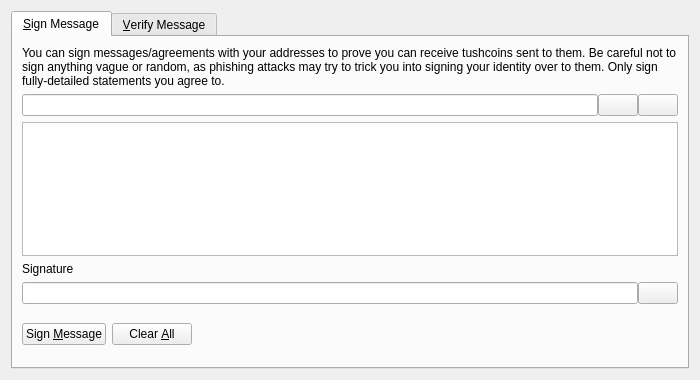
<?xml version="1.0" encoding="UTF-8"?>
<ui version="4.0">
 <class>SignVerifyMessageDialog</class>
 <widget class="QDialog" name="SignVerifyMessageDialog">
  <property name="geometry">
   <rect>
    <x>0</x>
    <y>0</y>
    <width>700</width>
    <height>380</height>
   </rect>
  </property>
  <property name="windowTitle">
   <string>Signatures - Sign / Verify a Message</string>
  </property>
  <property name="modal">
   <bool>true</bool>
  </property>
  <layout class="QVBoxLayout" name="verticalLayout">
   <item>
    <widget class="QTabWidget" name="tabWidget">
     <property name="currentIndex">
      <number>0</number>
     </property>
     <widget class="QWidget" name="tabSignMessage">
      <attribute name="title">
       <string>&amp;Sign Message</string>
      </attribute>
      <layout class="QVBoxLayout" name="verticalLayout_SM">
       <item>
        <widget class="QLabel" name="infoLabel_SM">
         <property name="text">
          <string>You can sign messages/agreements with your addresses to prove you can receive tushcoins sent to them. Be careful not to sign anything vague or random, as phishing attacks may try to trick you into signing your identity over to them. Only sign fully-detailed statements you agree to.</string>
         </property>
         <property name="textFormat">
          <enum>Qt::PlainText</enum>
         </property>
         <property name="wordWrap">
          <bool>true</bool>
         </property>
        </widget>
       </item>
       <item>
        <layout class="QHBoxLayout" name="horizontalLayout_1_SM">
         <property name="spacing">
          <number>0</number>
         </property>
         <item>
          <widget class="QValidatedLineEdit" name="addressIn_SM">
           <property name="toolTip">
            <string>The Tushcoin address to sign the message with</string>
           </property>
          </widget>
         </item>
         <item>
          <widget class="QPushButton" name="addressBookButton_SM">
           <property name="toolTip">
            <string>Choose previously used address</string>
           </property>
           <property name="text">
            <string/>
           </property>
           <property name="icon">
            <iconset resource="../bitcoin.qrc">
             <normaloff>:/icons/address-book</normaloff>:/icons/address-book</iconset>
           </property>
           <property name="shortcut">
            <string>Alt+A</string>
           </property>
           <property name="autoDefault">
            <bool>false</bool>
           </property>
          </widget>
         </item>
         <item>
          <widget class="QPushButton" name="pasteButton_SM">
           <property name="toolTip">
            <string>Paste address from clipboard</string>
           </property>
           <property name="text">
            <string/>
           </property>
           <property name="icon">
            <iconset resource="../bitcoin.qrc">
             <normaloff>:/icons/editpaste</normaloff>:/icons/editpaste</iconset>
           </property>
           <property name="shortcut">
            <string>Alt+P</string>
           </property>
           <property name="autoDefault">
            <bool>false</bool>
           </property>
          </widget>
         </item>
        </layout>
       </item>
       <item>
        <widget class="QPlainTextEdit" name="messageIn_SM">
         <property name="toolTip">
          <string>Enter the message you want to sign here</string>
         </property>
        </widget>
       </item>
       <item>
        <widget class="QLabel" name="signatureLabel_SM">
         <property name="text">
          <string>Signature</string>
         </property>
         <property name="textFormat">
          <enum>Qt::PlainText</enum>
         </property>
        </widget>
       </item>
       <item>
        <layout class="QHBoxLayout" name="horizontalLayout_2_SM">
         <property name="spacing">
          <number>0</number>
         </property>
         <item>
          <widget class="QLineEdit" name="signatureOut_SM">
           <property name="font">
            <font>
             <italic>true</italic>
            </font>
           </property>
           <property name="readOnly">
            <bool>true</bool>
           </property>
          </widget>
         </item>
         <item>
          <widget class="QPushButton" name="copySignatureButton_SM">
           <property name="toolTip">
            <string>Copy the current signature to the system clipboard</string>
           </property>
           <property name="text">
            <string/>
           </property>
           <property name="icon">
            <iconset resource="../bitcoin.qrc">
             <normaloff>:/icons/editcopy</normaloff>:/icons/editcopy</iconset>
           </property>
           <property name="autoDefault">
            <bool>false</bool>
           </property>
          </widget>
         </item>
        </layout>
       </item>
       <item>
        <layout class="QHBoxLayout" name="horizontalLayout_3_SM">
         <item>
          <widget class="QPushButton" name="signMessageButton_SM">
           <property name="toolTip">
            <string>Sign the message to prove you own this Tushcoin address</string>
           </property>
           <property name="text">
            <string>Sign &amp;Message</string>
           </property>
           <property name="icon">
            <iconset resource="../bitcoin.qrc">
             <normaloff>:/icons/edit</normaloff>:/icons/edit</iconset>
           </property>
           <property name="autoDefault">
            <bool>false</bool>
           </property>
          </widget>
         </item>
         <item>
          <widget class="QPushButton" name="clearButton_SM">
           <property name="toolTip">
            <string>Reset all sign message fields</string>
           </property>
           <property name="text">
            <string>Clear &amp;All</string>
           </property>
           <property name="icon">
            <iconset resource="../bitcoin.qrc">
             <normaloff>:/icons/remove</normaloff>:/icons/remove</iconset>
           </property>
           <property name="autoDefault">
            <bool>false</bool>
           </property>
          </widget>
         </item>
         <item>
          <spacer name="horizontalSpacer_1_SM">
           <property name="orientation">
            <enum>Qt::Horizontal</enum>
           </property>
           <property name="sizeHint" stdset="0">
            <size>
             <width>40</width>
             <height>48</height>
            </size>
           </property>
          </spacer>
         </item>
         <item>
          <widget class="QLabel" name="statusLabel_SM">
           <property name="font">
            <font>
             <weight>75</weight>
             <bold>true</bold>
            </font>
           </property>
           <property name="text">
            <string/>
           </property>
           <property name="wordWrap">
            <bool>true</bool>
           </property>
          </widget>
         </item>
         <item>
          <spacer name="horizontalSpacer_2_SM">
           <property name="orientation">
            <enum>Qt::Horizontal</enum>
           </property>
           <property name="sizeHint" stdset="0">
            <size>
             <width>40</width>
             <height>48</height>
            </size>
           </property>
          </spacer>
         </item>
        </layout>
       </item>
      </layout>
     </widget>
     <widget class="QWidget" name="tabVerifyMessage">
      <attribute name="title">
       <string>&amp;Verify Message</string>
      </attribute>
      <layout class="QVBoxLayout" name="verticalLayout_VM">
       <item>
        <widget class="QLabel" name="infoLabel_VM">
         <property name="text">
          <string>Enter the receiver's address, message (ensure you copy line breaks, spaces, tabs, etc. exactly) and signature below to verify the message. Be careful not to read more into the signature than what is in the signed message itself, to avoid being tricked by a man-in-the-middle attack. Note that this only proves the signing party receives with the address, it cannot prove sendership of any transaction!</string>
         </property>
         <property name="textFormat">
          <enum>Qt::PlainText</enum>
         </property>
         <property name="alignment">
          <set>Qt::AlignLeading|Qt::AlignLeft|Qt::AlignTop</set>
         </property>
         <property name="wordWrap">
          <bool>true</bool>
         </property>
        </widget>
       </item>
       <item>
        <layout class="QHBoxLayout" name="horizontalLayout_1_VM">
         <property name="spacing">
          <number>0</number>
         </property>
         <item>
          <widget class="QValidatedLineEdit" name="addressIn_VM">
           <property name="toolTip">
            <string>The Tushcoin address the message was signed with</string>
           </property>
          </widget>
         </item>
         <item>
          <widget class="QPushButton" name="addressBookButton_VM">
           <property name="toolTip">
            <string>Choose previously used address</string>
           </property>
           <property name="text">
            <string/>
           </property>
           <property name="icon">
            <iconset resource="../bitcoin.qrc">
             <normaloff>:/icons/address-book</normaloff>:/icons/address-book</iconset>
           </property>
           <property name="shortcut">
            <string>Alt+A</string>
           </property>
           <property name="autoDefault">
            <bool>false</bool>
           </property>
          </widget>
         </item>
        </layout>
       </item>
       <item>
        <widget class="QPlainTextEdit" name="messageIn_VM"/>
       </item>
       <item>
        <widget class="QValidatedLineEdit" name="signatureIn_VM"/>
       </item>
       <item>
        <layout class="QHBoxLayout" name="horizontalLayout_2_VM">
         <item>
          <widget class="QPushButton" name="verifyMessageButton_VM">
           <property name="toolTip">
            <string>Verify the message to ensure it was signed with the specified Tushcoin address</string>
           </property>
           <property name="text">
            <string>Verify &amp;Message</string>
           </property>
           <property name="icon">
            <iconset resource="../bitcoin.qrc">
             <normaloff>:/icons/transaction_0</normaloff>:/icons/transaction_0</iconset>
           </property>
           <property name="autoDefault">
            <bool>false</bool>
           </property>
          </widget>
         </item>
         <item>
          <widget class="QPushButton" name="clearButton_VM">
           <property name="toolTip">
            <string>Reset all verify message fields</string>
           </property>
           <property name="text">
            <string>Clear &amp;All</string>
           </property>
           <property name="icon">
            <iconset resource="../bitcoin.qrc">
             <normaloff>:/icons/remove</normaloff>:/icons/remove</iconset>
           </property>
           <property name="autoDefault">
            <bool>false</bool>
           </property>
          </widget>
         </item>
         <item>
          <spacer name="horizontalSpacer_1_VM">
           <property name="orientation">
            <enum>Qt::Horizontal</enum>
           </property>
           <property name="sizeHint" stdset="0">
            <size>
             <width>40</width>
             <height>48</height>
            </size>
           </property>
          </spacer>
         </item>
         <item>
          <widget class="QLabel" name="statusLabel_VM">
           <property name="font">
            <font>
             <weight>75</weight>
             <bold>true</bold>
            </font>
           </property>
           <property name="text">
            <string/>
           </property>
           <property name="wordWrap">
            <bool>true</bool>
           </property>
          </widget>
         </item>
         <item>
          <spacer name="horizontalSpacer_2_VM">
           <property name="orientation">
            <enum>Qt::Horizontal</enum>
           </property>
           <property name="sizeHint" stdset="0">
            <size>
             <width>40</width>
             <height>48</height>
            </size>
           </property>
          </spacer>
         </item>
        </layout>
       </item>
      </layout>
     </widget>
    </widget>
   </item>
  </layout>
 </widget>
 <customwidgets>
  <customwidget>
   <class>QValidatedLineEdit</class>
   <extends>QLineEdit</extends>
   <header>qvalidatedlineedit.h</header>
  </customwidget>
 </customwidgets>
 <resources>
  <include location="../bitcoin.qrc"/>
 </resources>
 <connections/>
</ui>
